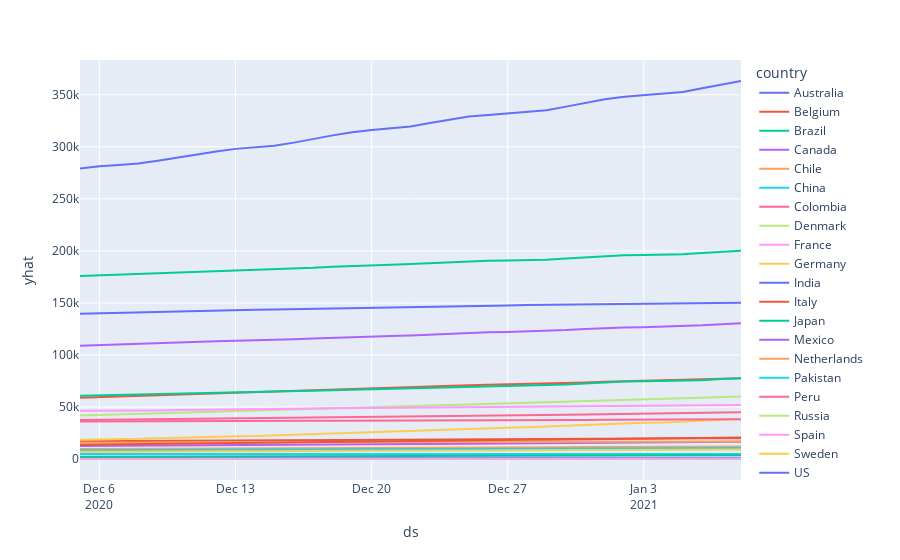

Notebook code for this chart:
### Markdown cell above
## Deaths

### Code cell
df_deaths = df[df['status']=="Deaths"].groupby(['ds','country']).agg({'yhat':sum}).reset_index(level=['ds', 'country'])
fig = px.line(df_deaths, x="ds", y="yhat", color='country')
fig.show()
